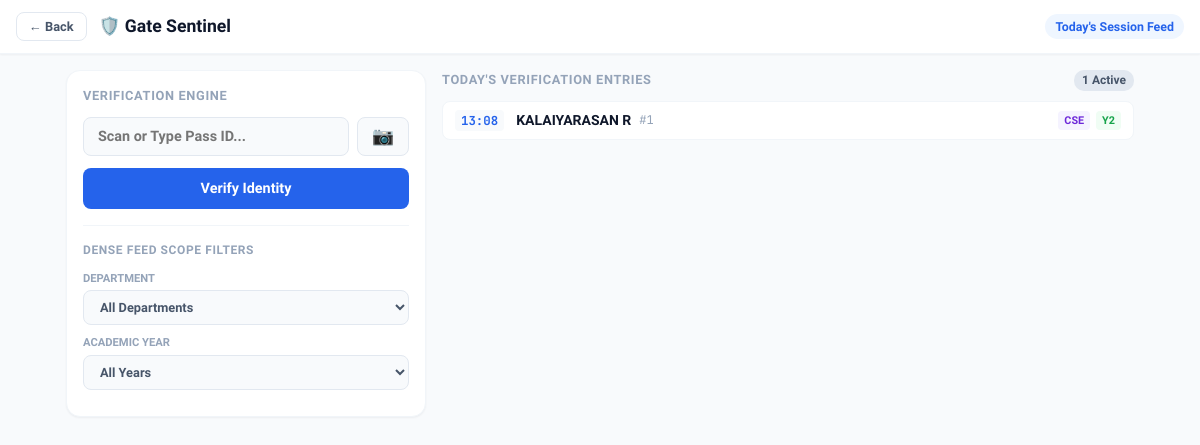
The page /open_scanner on the database as committed earlier.
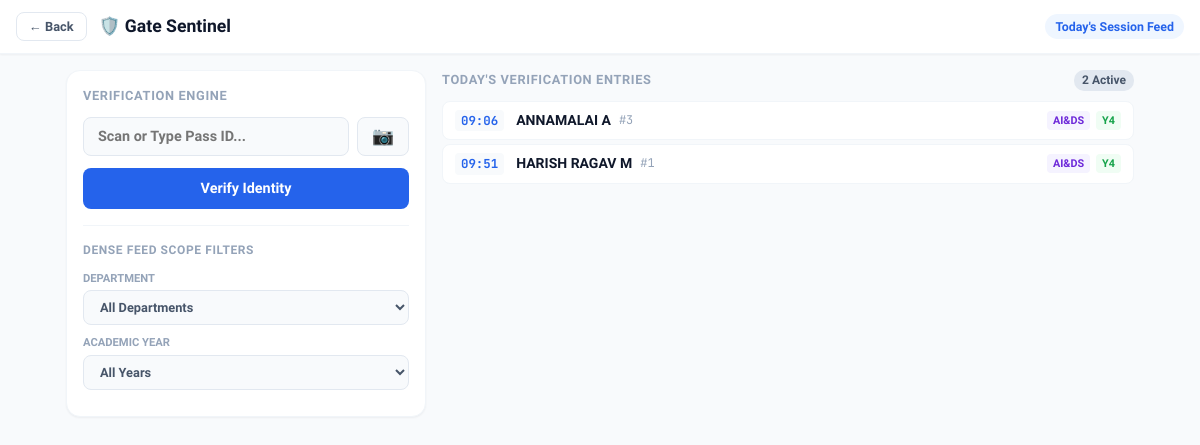
The same page on the database as committed later.
### app.py (models this page shows)
class DetailedPass(db.Model):
    id = db.Column(db.Integer, primary_key=True)
    letter_id = db.Column(db.String(50))
    student_name = db.Column(db.String(150))
    dept = db.Column(db.String(100))
    year = db.Column(db.String(20))
    scanned_at = db.Column(db.DateTime, default=datetime.utcnow)

### app.py (the view)
@app.route('/open_scanner')
def open_scanner():
    records = DetailedPass.query.order_by(DetailedPass.scanned_at.desc()).all()
    return render_template('scanner.html', records=records)

### templates/scanner.html (shortened to what this page needs)
<!DOCTYPE html>
<html lang="en">
<head>
</head>
<body>
    <header class="app-bar">
        <div class="nav-left">
            <button class="btn-back" onclick="window.history.back();">← Back</button>
            <h1 class="app-title">🛡️ Gate Sentinel</h1>
        </div>
        <div class="day-order-badge" id="currentDayOrder">Today's Session Feed</div>
    </header>
    <main class="dashboard-container">
        <aside class="left-column">
            <div class="panel-card">
                <h2 class="panel-title">Verification Engine</h2>
                <form id="verificationForm" action="/verify_id" method="post">
                    <div class="form-group">
                        <div class="input-with-action">
                            <input type="number" name="letter_id" id="letter_id" class="form-input" placeholder="Scan or Type Pass ID..." autocomplete="off" required>
                            <button type="button" class="btn-action-toggle" id="toggleScannerBtn" title="Scan QR Code with Camera">
                                📷
                            </button>
                        </div>
                    </div>
                    <button type="submit" class="btn-submit">Verify Identity</button>
                </form>
                <div class="filter-section">
                    <h3 class="panel-title" style="font-size: 0.75rem;">Dense Feed Scope Filters</h3>
                    <div class="filter-group">
                        <label class="filter-label">Department</label>
                        <select class="filter-select" id="deptFilter" onchange="runLiveDenseFilter()">
                            <option value="ALL">All Departments</option>
                        </select>
                    </div>
                    <div class="filter-group">
                        <label class="filter-label">Academic Year</label>
                        <select class="filter-select" id="yearFilter" onchange="runLiveDenseFilter()">
                            <option value="ALL">All Years</option>
                        </select>
                    </div>
                </div>
            </div>
        </aside>
        <section class="right-column">
            <div style="margin-bottom: 10px; display: flex; justify-content: space-between; align-items: center;">
                <h2 class="panel-title" style="margin-bottom: 0;">Today's Verification Entries</h2>
                <span id="liveCounter" style="font-size: 0.75rem; font-weight: 700; color: var(--text-secondary); background: #e2e8f0; padding: 2px 8px; border-radius: 10px;">0 Active</span>
            </div>
            <div class="records-wrapper-box" id="denseLedgerContainer">
                {% for record in records %}
                    <div class="dense-strip-row"
                         data-dept="{{ record.dept }}"
                         data-year="{{ record.year }}"
                         data-timestamp="{{ record.scanned_at }}">
                        <div class="strip-left-block">
                            <span class="inline-time-stamp">{{ record.scanned_at.strftime('%H:%M') }}</span>
                            <div class="inline-profile-data">
                                <span class="inline-student-name">{{ record.student_name }}</span>
                                <span class="inline-pass-id">#{{ record.letter_id }}</span>
                            </div>
                        </div>
                        <div class="strip-right-block">
                            <span class="micro-pill pill-dept">{{ record.dept }}</span>
                            <span class="micro-pill pill-year">Y{{ record.year }}</span>
                        </div>
                    </div>
                {% else %}
                    <div class="empty-fallback-state" id="absoluteFallback">
                        <p>No authorization passes processed during today's shift execution timeline.</p>
                    </div>
                {% endfor %}
            </div>
        </section>
    </main>
</body>
</html>

Rows that differ between the two databases and show on the page:
removed DetailedPass: scanned_at "13:08", student_name "KALAIYARASAN R", letter_id "1", dept "CSE", year "2"
added DetailedPass: scanned_at "09:06", student_name "ANNAMALAI A", letter_id "3", dept "AI&DS", year "4"
added DetailedPass: scanned_at "09:51", student_name "HARISH RAGAV M", letter_id "1", dept "AI&DS", year "4"
Other text that changed with them:
text written by a page script: "1 Active" → "2 Active"
